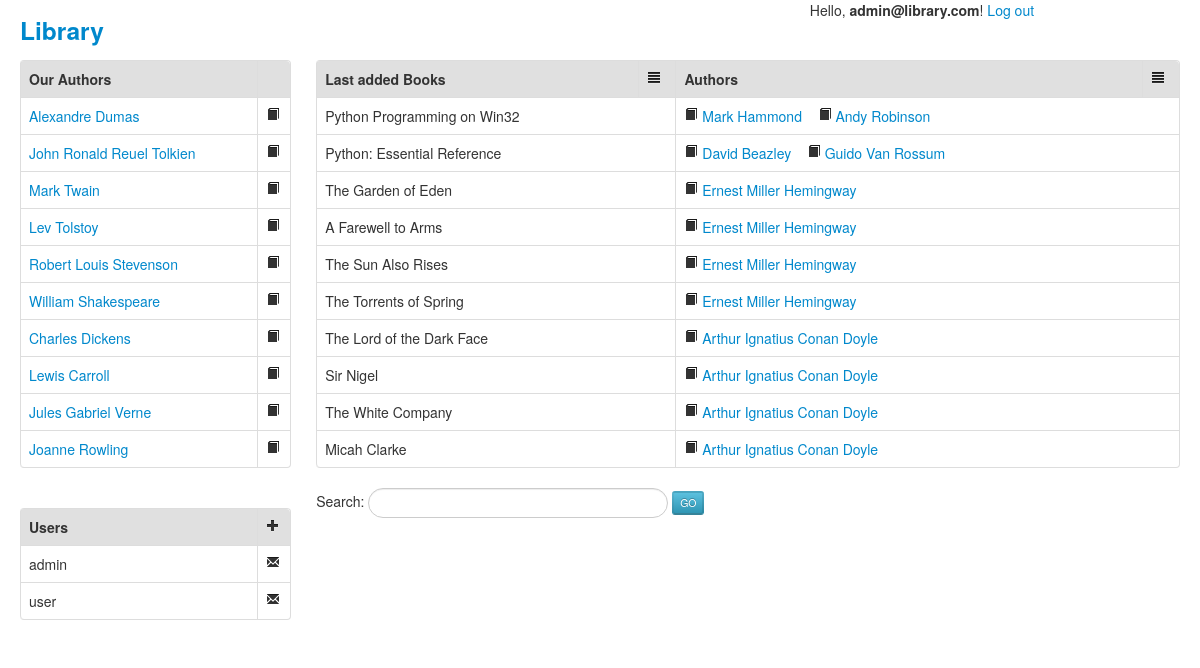
Screenshot of / (signed in) with the database file from the repository.
### models.py (models this page shows, shortened)
class Persons(Base):
    __tablename__ = 'persons'
    id = Column(Integer, primary_key=True)
    name = Column(String(50), unique=True, nullable=False)
    email = Column(String(50), unique=True, nullable=False)
    password = Column(String(50), nullable=False)

class Authors(Base):
    __tablename__ = 'authors'
    id = Column(Integer, primary_key=True)
    name = Column(String(50), unique=True)
    shelfs = relationship("Shelfs", backref="authors")
    def __repr__(self):
        return self.name

class Books(Base):
    __tablename__ = 'books'
    id = Column(Integer, primary_key=True)
    name = Column(String(50))
    shelfs = relationship("Shelfs", backref="books")
    def __repr__(self):
        return self.name

### run.py (the view, shortened to what this page needs)
@app.route('/', methods=['GET', 'POST'])
def library_main():
    search = None
    persons = Persons.query.all()
    books_list = Books.query.order_by(Books.id.desc())
    authors_list = Authors.query.all()[:10]
    random.shuffle(authors_list)
    books_main = []
    url_authors = []
    for book in books_list[:10]:
        book_authors_ids = Shelfs.query.filter(Shelfs.book_id == book.id)
        for ids in book_authors_ids:
            url_authors.append('<a href=\"'+str(ids.author_id)+'\">'+str(Authors.query.get(ids.author_id))+'</a>')
        books_main.append((book, url_authors))
        url_authors = []
    search_result = []
    search_is = False
    variables = {'authors_list' : authors_list,
                 'books_list' : books_list[:10],
                 'search_result' : search_result,
                 'MESSAGE' : settings('MESSAGE'),
                 'USER' : settings('USER'),
                 'persons' : persons,
                 'STATIC_URL' : settings('STATIC_URL'),
                 'books_main' : books_main,
                 'search_is' : search_is,
                 'search_query' : search,
                 }
    return render_template('main.html', **variables)

### run.py (called while the page is built)
@app.teardown_appcontext
def shutdown_session(exception=None):
    db_session.remove()

def settings(key):
    try:
        USER = session['user_name']
        SETTINGS = {'USER': session['user_name'], 'MESSAGE': 'Nice to see you here', 'STATIC_URL': url_for('static', filename='')}
    except:
        SETTINGS = {'USER': '', 'MESSAGE': 'Nice to see you here', 'STATIC_URL': url_for('static', filename='')}
    return SETTINGS[key]

### templates/main.html (shortened to what this page needs)
{% extends 'base.html' %}
{% block content %}
<div class="row-fluid">
	<div class="span3" id="authors">
		<table class="table table-bordered">
			<thead>
				<tr bgcolor="#E0E0E0">
					<th>Our Authors</th>
					<th style="width: 16px"></th>
				</tr>
			</thead>
			<tbody>
				{% for author in authors_list %}
				<tr>
					<td><a href="/{{ author.id }}">{{ author.name }}</a></td><th style="width: 16px"><a href="/{{ author.id }}" title="Show all books"><i class="icon-book"></i></a></th>
				</tr>
				{% endfor %}
			</tbody>
		</table>
		{% if USER %}
		<div id="admin_zone" style="margin-top: 40px">
			<table class="table table-bordered">
				<thead>
					<tr bgcolor="#E0E0E0">
						<th>Users</th>
						<th style="width: 16px"><a href="/add_user" title="Add new user"><i class="icon-plus"></i></a></th>
					</tr>
				</thead>
				<tbody>
					{% for person in persons %}
					<tr>
						<td>{{ person.name }}</td><td><a href="mailto:{{ person.email }}?subject=Request from library" title="Mail to {{ person.name }}"><i class="icon-envelope"></i></a></td>
					</tr>
					{% endfor%}
				</tbody>
			</table>
		</div>
		{% endif %}
	</div>
	<div class="span9" id="books">
		<table class="table table-bordered table-hover">
			<thead>
				<tr bgcolor="#E0E0E0">
					<th>Last added Books</th><th style="width: 20px">{% if USER %}<a href="/books_all" title="Search authors"><i class="icon-align-justify"></i></a>{% endif %}</th>
					<th>Authors</th><th style="width: 20px">{% if USER %}<a href="/authors_all" title="Search books"><i class="icon-align-justify"></i></a>{% endif %}</th>
				</tr>
			</thead>
			<tbody>
				{% for book in books_main %}
				<tr>
					<td colspan="2">{{ book.0 }}</td>
					<td colspan="2">{% for b in book.1%} <i class="icon-book"></i>&nbsp{{ b|safe }}&nbsp&nbsp&nbsp
					{% endfor %}</td>
				</tr>
				{% endfor %}
			</tbody>
		</table>
		<div id="search_form" style="margin: 40 0 0 0">
			<form id='search' method="POST">
				Search:
				<input type="text" class="input-xlarge search-query" name="text_box" />
				<input class="btn-mini btn-info" type="submit" value="GO" />
			</form>
		</div>
	</div>
{% endblock %}

### templates/base.html (shortened to what this page needs)
<!DOCTYPE html>
<html lang="en">
	<head>
		<link href="{{ STATIC_URL }}bootstrap/css/bootstrap.min.css" rel="stylesheet" media="screen">
	</head>
	<body>
		<div class="container-fluid">
			<div class="row-fluid">
				<div class="span3">
					<h3><a href="/">Library</a></h3>
				</div>
				<div class="span4 offset5">
					Hello{% if USER %}, <strong>{{ USER }}</strong>! <a href="/logout" >Log out</a>{% else %}, Anonimous | <a href="/login" id="login_btn">Log in</a> or <a href="/add_user/" id="login_btn">Register</a>{% endif %}
				</div>
			</div>
			{% block content %}
			{% endblock %}
		</div>
	</body>
</html>

### rows the page displays
Persons: email "admin@library.com", name "admin"
Authors: name "Alexandre Dumas"
Authors: name "John Ronald Reuel Tolkien"
Authors: name "Mark Twain"
Authors: name "Lev Tolstoy"
Authors: name "Robert Louis Stevenson"
Authors: name "William Shakespeare"
Authors: name "Charles Dickens"
Authors: name "Lewis Carroll"
Authors: name "Jules Gabriel Verne"
Authors: name "Joanne Rowling"
Persons: name "user"
Books: name "Python Programming on Win32"
Authors: name "Mark Hammond"
Authors: name "Andy Robinson"
Books: name "Python: Essential Reference"
Authors: name "David Beazley"
Authors: name "Guido Van Rossum"
Books: name "The Garden of Eden"
Authors: name "Ernest Miller Hemingway"
Books: name "A Farewell to Arms"
Books: name "The Sun Also Rises"
Books: name "The Torrents of Spring"
Books: name "The Lord of the Dark Face"
Authors: name "Arthur Ignatius Conan Doyle"
Books: name "Sir Nigel"
Books: name "The White Company"
Books: name "Micah Clarke"
